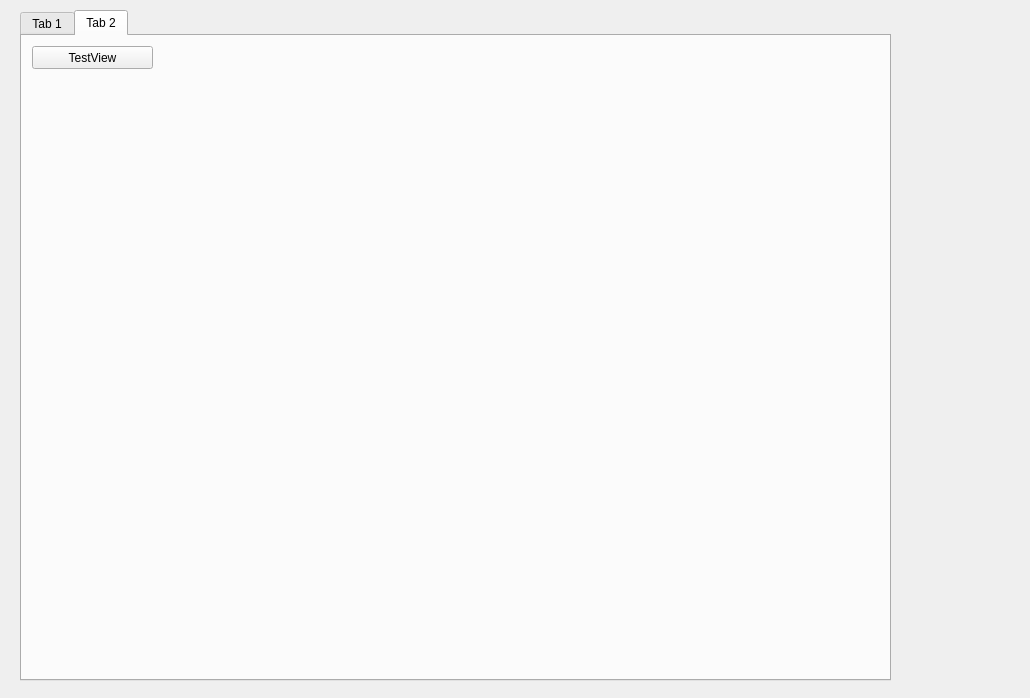
<?xml version="1.0" encoding="UTF-8"?>
<ui version="4.0">
 <class>TestGraphicsView</class>
 <widget class="QWidget" name="TestGraphicsView">
  <property name="geometry">
   <rect>
    <x>0</x>
    <y>0</y>
    <width>1030</width>
    <height>698</height>
   </rect>
  </property>
  <property name="windowTitle">
   <string>Form</string>
  </property>
  <widget class="QTabWidget" name="tabWidget">
   <property name="geometry">
    <rect>
     <x>20</x>
     <y>10</y>
     <width>871</width>
     <height>671</height>
    </rect>
   </property>
   <property name="currentIndex">
    <number>1</number>
   </property>
   <widget class="QWidget" name="tab">
    <attribute name="title">
     <string>Tab 1</string>
    </attribute>
    <widget class="QWidget" name="horizontalLayoutWidget">
     <property name="geometry">
      <rect>
       <x>10</x>
       <y>70</y>
       <width>791</width>
       <height>561</height>
      </rect>
     </property>
     <layout class="QHBoxLayout" name="horizontalLayout"/>
    </widget>
    <widget class="QPushButton" name="pbShowImage">
     <property name="geometry">
      <rect>
       <x>10</x>
       <y>20</y>
       <width>121</width>
       <height>23</height>
      </rect>
     </property>
     <property name="text">
      <string>TestQraphicsView</string>
     </property>
    </widget>
   </widget>
   <widget class="QWidget" name="tab_2">
    <attribute name="title">
     <string>Tab 2</string>
    </attribute>
    <widget class="QWidget" name="horizontalLayoutWidget_2">
     <property name="geometry">
      <rect>
       <x>20</x>
       <y>50</y>
       <width>701</width>
       <height>561</height>
      </rect>
     </property>
     <layout class="QHBoxLayout" name="horizontalLayout_2"/>
    </widget>
    <widget class="QPushButton" name="pbShowView">
     <property name="geometry">
      <rect>
       <x>10</x>
       <y>10</y>
       <width>121</width>
       <height>23</height>
      </rect>
     </property>
     <property name="text">
      <string>TestView</string>
     </property>
    </widget>
   </widget>
  </widget>
 </widget>
 <resources/>
 <connections/>
</ui>
